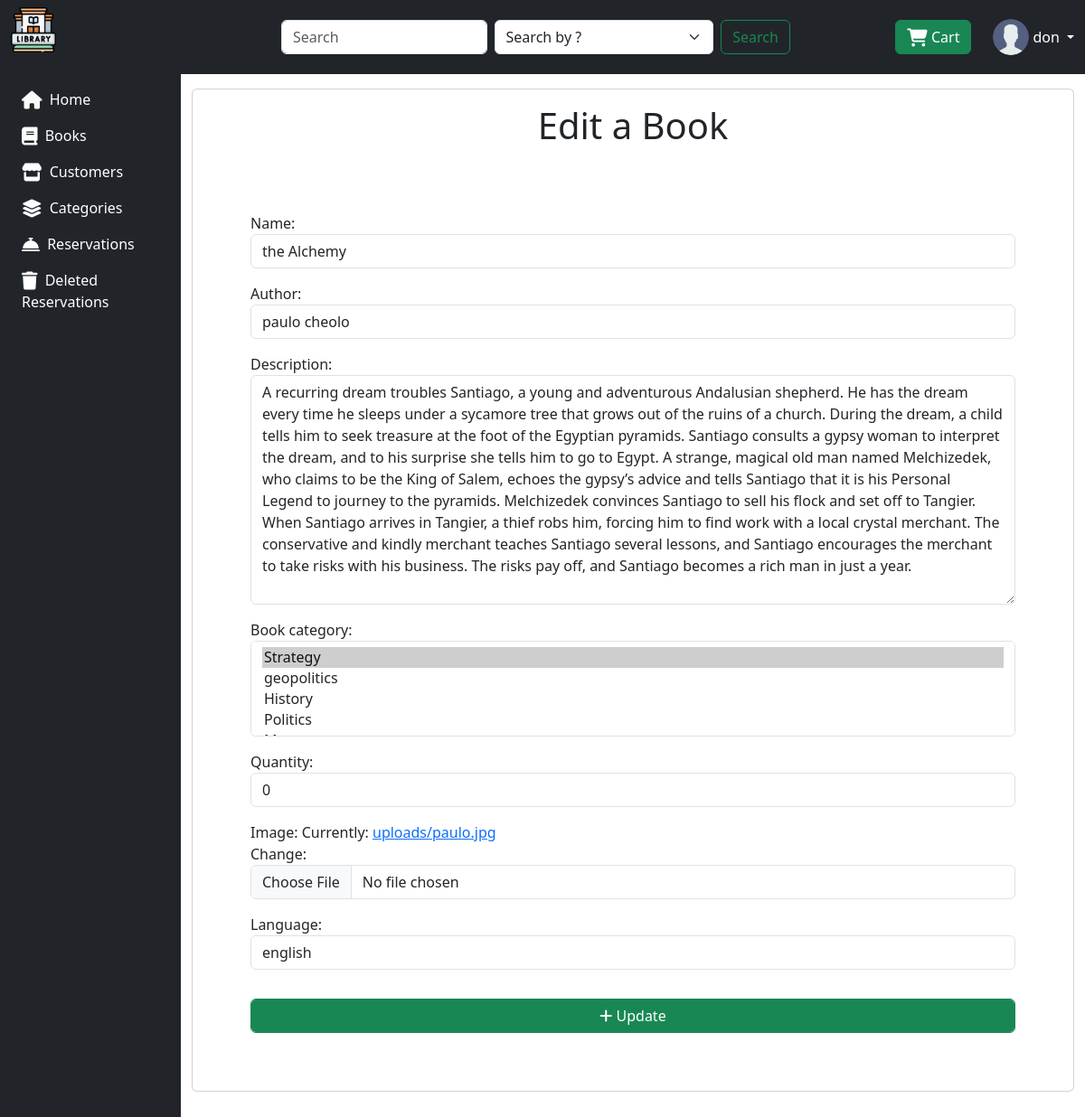
Screenshot of /book/edit/12 (signed in) with the database file from the repository.
### LStore/models.py (models this page shows, shortened)
class Book(models.Model):
    name = models.CharField(max_length=50, null=False, blank=False)
    author = models.CharField(max_length=50, null=False, blank=False)
    description = models.TextField(null=True, blank=True)
    status = models.BooleanField(default=False, editable=False)
    book_category = models.ManyToManyField(Category, related_name='categories')
    quantity = models.IntegerField(null=True, blank=True)
    image = models.ImageField(upload_to='uploads/', null=False, blank=False)
    language = models.CharField(max_length=50, null=False, blank=False)
    created_at = models.DateTimeField(auto_now_add=True)
    updated_at = models.DateTimeField(auto_now=True)

class Category(models.Model):
    name = models.CharField(max_length=50, null=False, blank=False)
    description = models.TextField(null=True, blank=True)
    created_at = models.DateTimeField(auto_now_add=True)
    updated_at = models.DateTimeField(auto_now=True)
    def __str__(self):
        return self.name

### LStore/views.py (the view)
# urls.py: path('book/edit/<int:pk>', views.edit_book,name="edit_book"),
@login_required(login_url='login')
def edit_book(request, pk):
    book = get_object_or_404(Book, id=pk)
    if request.method == 'POST':
        form = BookForm(request.POST, request.FILES, instance=book)
        if form.is_valid():
            form.save()
            return redirect('book', pk=pk)
    else:
        form = BookForm(instance=book)
    return render(request, 'book/edit_book.html', {'form': form, 'book': book})

### LStore/forms.py (shortened to what this page needs)
class BookForm(forms.ModelForm):
    class Meta:
        model = Book
        fields = ['name', 'author', 'description', 'book_category', 'quantity', 'image', 'language']
        widgets = {
            'book_category': forms.SelectMultiple(attrs={'class': 'form-control'}),
            'name': forms.TextInput(attrs={'class': 'form-control'}),
            'author': forms.TextInput(attrs={'class': 'form-control'}),
            'description': forms.Textarea(attrs={'class': 'form-control'}),
            'quantity': forms.NumberInput(attrs={'class': 'form-control'}),
            'image': forms.ClearableFileInput(attrs={'class': 'form-control'}),
            'language': forms.TextInput(attrs={'class': 'form-control'}),
        }

### LStore/templates/book/edit_book.html (shortened to what this page needs)
{% extends 'base.html' %}
{% block content %}
<div class="card mb-3">
    <div class="row g-0 justify-content-center mt-3 align-items-center text-center">
        <h1>Edit a Book</h1>
    </div>
        <form method="POST" action="" enctype="multipart/form-data" style="padding: 4rem;">
            {{ form.as_p }}
            <button type="submit" class="form-control btn btn-success mt-3"><i class="fa-solid fa-plus"></i> Update</button>
        </form>
</div>
{% endblock content %}

### LStore/templates/base.html (shortened to what this page needs)
{% load static %}
<!DOCTYPE html>
<html lang="en">
<head>
    <link rel="stylesheet" href="{% static 'style/css/bootstrap.min.css' %}" class="stylesheet">
    <link rel="stylesheet" href="https://cdnjs.cloudflare.com/ajax/libs/font-awesome/6.5.1/css/all.min.css" />
</head>
<body>
      <nav class="navbar navbar-expand-lg navbar-dark bg-dark">
        <div class="container-fluid">
            <a href="/" class="d-flex align-items-center pb-3 mb-md-0 me-md-auto text-white text-decoration-none">
                <img src="{% static '/style/icons/library.png' %}" alt="hugenerd" width="50" height="50" >
            </a>
          <div class="collapse navbar-collapse" id="navbarSupportedContent">
            <ul class="navbar-nav me-auto mb-2 mb-lg-0">
              <li class="nav-item">
                <a class="nav-link active" aria-current="page" href="#"></a>
              </li>
            </ul>
                <form action="{% url 'search_book' %}" method="POST" class="d-flex col-md-6 mx-auto">
                <input class="form-control me-2" type="search" name="search" placeholder="Search" aria-label="Search" value="{{ request.POST.search }}">
                <select class="form-select me-2" name="search_by" aria-label="Default select example">
                    <option value="0" {% if request.POST.search_by == "0" %}selected{% endif %}>Search by ?</option>
                </select>
                <button class="btn btn-outline-success" type="submit">Search</button>
                </form>
                <a href="{% url 'view_cart' %}" class="btn btn-success me-4">
                    <i class="fa-solid fa-cart-shopping fa-lg" style="color: #ffffff;"></i> Cart
                </a>
                {% if request.user.is_authenticated %}
                 <div class="dropdown">
                <a href="" class="d-flex align-items-center text-white text-decoration-none dropdown-toggle" id="dropdownUser1" data-bs-toggle="dropdown" aria-expanded="false">
                    <img src="{% static "/style/icons/user.png" %}" alt="" width="40" height="40" class="rounded-circle">
                    <span class="d-none d-sm-inline mx-1">{{ request.user.username }}</span>
                </a>
                {% else %}
                <div class="form-group">
                        <a href="{% url 'login' %}" class="btn btn-primary btn-block">Login</a>
                </form>
                </div>
                </div>
                {% endif %}
          </div>
        </div>
      </nav>
    <div class="container-fluid">
        <div class="row flex-nowrap">
            <div class="col-auto col-md-3 col-xl-2 px-sm-2 px-0 bg-dark">
                <div class="d-flex flex-column align-items-center align-items-sm-start px-3 pt-2 text-white min-vh-100">
                    <ul class="nav nav-pills flex-column mb-sm-auto mb-0 align-items-center align-items-sm-start" id="menu">
                        <li class="nav-item">
                            <a href="{% url 'home' %}" class="nav-link align-middle px-0">
                                <i class="fa-sharp fa-solid fa-house fa-lg" style="color: #fafafa;"></i> <span class="ms-1 d-none text-white d-sm-inline">Home</span>
                            </a>
                        </li>
                        <li>
                            <a href="{% url 'books' %}" class="nav-link align-middle px-0">
                                <i class="fa-solid fa-book fa-lg" style="color: #ffffff;"></i> <span class="text-white ms-1 d-none d-sm-inline">Books</span> </a>
                        </li>
                        <li>
                            <a href="{% url 'customer' %}" class="nav-link align-middle px-0">
                                <i class="fa-solid fa-store fa-lg" style="color: #ffffff;"></i> <span class="text-white ms-1 d-none d-sm-inline">Customers</span></a>
                        </li>
                        <li>
                            <a href="{% url 'category' %}" class="nav-link align-middle px-0">
                                <i class="fa-solid fa-layer-group fa-lg" style="color: #ffffff;"></i> <span class="text-white ms-1 d-none d-sm-inline">Categories</span></a>
                        </li>
                        <li class="nav-item">
                            <a href="{% url 'reservation' %} " class="nav-link align-middle px-0">
                                <i class="fa-solid fa-bell-concierge fa-lg" style="color: #ffffff;"></i> <span class="ms-1 d-none text-white d-sm-inline">Reservations</span>
                            </a>
                        </li>
                        <li>
                            <a href="{% url 'deleted_reservation' %}" class="nav-link align-middle px-0">
                                <i class="fa-solid fa-trash fa-lg" style="color: #ffffff;"></i> <span class="text-white ms-1 d-none d-sm-inline">Deleted Reservations</span> </a>
                        </li>
                    </ul>
                </div>
            </div>
            <div class="col py-3">
                {% block content %}{% endblock content %}
              </div>
        </div>
    </div>
</body>
</html>

### rows the page displays
Book: name "the Alchemy", author "paulo cheolo", description "A recurring dream troubles Santiago, a young and adventurous Andalusian shepherd. He has the dream every time he sleeps under a sycamore tree that grows out of the ruins of a church. During the dream, a child tells him to seek treasure at the foot of the Egyptian pyramids. Santiago consults a gypsy woman to interpret the dream, and to his surprise she tells him to go to Egypt. A strange, magical old man named Melchizedek, who claims to be the King of Salem, echoes the gypsy’s advice and tells Santiago that it is his Personal Legend to journey to the pyramids. Melchizedek convinces Santiago to sell his flock and set off to Tangier. When Santiago arrives in Tangier, a thief robs him, forcing…", quantity "0", language "english"

### other values shown
{{ request.user.username }} "don"
